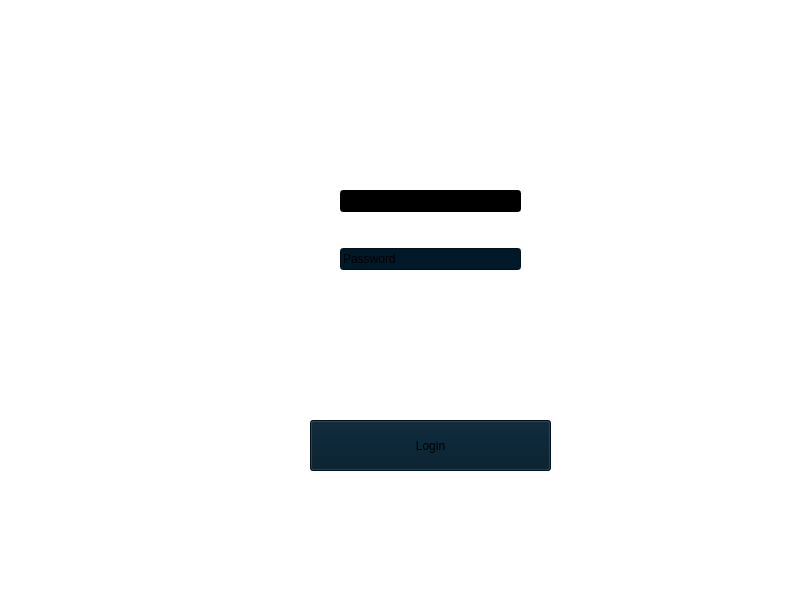
<?xml version="1.0" encoding="UTF-8"?>
<ui version="4.0">
 <class>MainWindow</class>
 <widget class="QMainWindow" name="MainWindow">
  <property name="geometry">
   <rect>
    <x>0</x>
    <y>0</y>
    <width>800</width>
    <height>600</height>
   </rect>
  </property>
  <property name="windowTitle">
   <string>MainWindow</string>
  </property>
  <property name="styleSheet">
   <string notr="true">background-color:white</string>
  </property>
  <widget class="QWidget" name="centralwidget">
   <widget class="QPushButton" name="loginButto">
    <property name="geometry">
     <rect>
      <x>310</x>
      <y>420</y>
      <width>241</width>
      <height>51</height>
     </rect>
    </property>
    <property name="styleSheet">
     <string notr="true">background-color:rgba(0,25,41,255)
</string>
    </property>
    <property name="text">
     <string>Login</string>
    </property>
   </widget>
   <widget class="QWidget" name="gridLayoutWidget">
    <property name="geometry">
     <rect>
      <x>340</x>
      <y>160</y>
      <width>181</width>
      <height>141</height>
     </rect>
    </property>
    <layout class="QGridLayout" name="gridLayout">
     <item row="0" column="0">
      <widget class="QLineEdit" name="usernameEdit">
       <property name="autoFillBackground">
        <bool>false</bool>
       </property>
       <property name="styleSheet">
        <string notr="true">background-color:black;text-color:rgba(232,0,90,255);
</string>
       </property>
       <property name="text">
        <string>Username</string>
       </property>
      </widget>
     </item>
     <item row="1" column="0">
      <widget class="QLineEdit" name="passwordEdit">
       <property name="autoFillBackground">
        <bool>false</bool>
       </property>
       <property name="styleSheet">
        <string notr="true">background-color:rgba(0,25,41,255)
</string>
       </property>
       <property name="text">
        <string>Password</string>
       </property>
      </widget>
     </item>
    </layout>
   </widget>
  </widget>
  <widget class="QMenuBar" name="menubar">
   <property name="geometry">
    <rect>
     <x>0</x>
     <y>0</y>
     <width>800</width>
     <height>24</height>
    </rect>
   </property>
  </widget>
  <widget class="QStatusBar" name="statusbar"/>
 </widget>
 <resources/>
 <connections/>
</ui>
